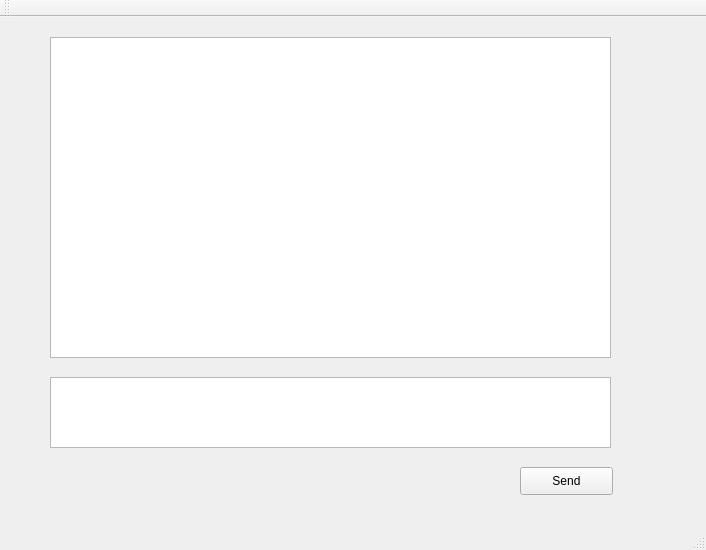
<?xml version="1.0" encoding="UTF-8"?>
<ui version="4.0">
 <class>MainWindow</class>
 <widget class="QMainWindow" name="MainWindow">
  <property name="geometry">
   <rect>
    <x>0</x>
    <y>0</y>
    <width>706</width>
    <height>550</height>
   </rect>
  </property>
  <property name="windowTitle">
   <string>MainWindow</string>
  </property>
  <widget class="QWidget" name="centralWidget">
   <widget class="QTextEdit" name="send_textEdit">
    <property name="geometry">
     <rect>
      <x>50</x>
      <y>360</y>
      <width>561</width>
      <height>71</height>
     </rect>
    </property>
   </widget>
   <widget class="QTextEdit" name="recv_textEdit">
    <property name="geometry">
     <rect>
      <x>50</x>
      <y>20</y>
      <width>561</width>
      <height>321</height>
     </rect>
    </property>
   </widget>
   <widget class="QPushButton" name="send_btn">
    <property name="geometry">
     <rect>
      <x>520</x>
      <y>450</y>
      <width>93</width>
      <height>28</height>
     </rect>
    </property>
    <property name="text">
     <string>Send</string>
    </property>
   </widget>
  </widget>
  <widget class="QMenuBar" name="menuBar">
   <property name="geometry">
    <rect>
     <x>0</x>
     <y>0</y>
     <width>706</width>
     <height>26</height>
    </rect>
   </property>
  </widget>
  <widget class="QToolBar" name="mainToolBar">
   <attribute name="toolBarArea">
    <enum>TopToolBarArea</enum>
   </attribute>
   <attribute name="toolBarBreak">
    <bool>false</bool>
   </attribute>
  </widget>
  <widget class="QStatusBar" name="statusBar"/>
 </widget>
 <layoutdefault spacing="6" margin="11"/>
 <resources/>
 <connections/>
</ui>
